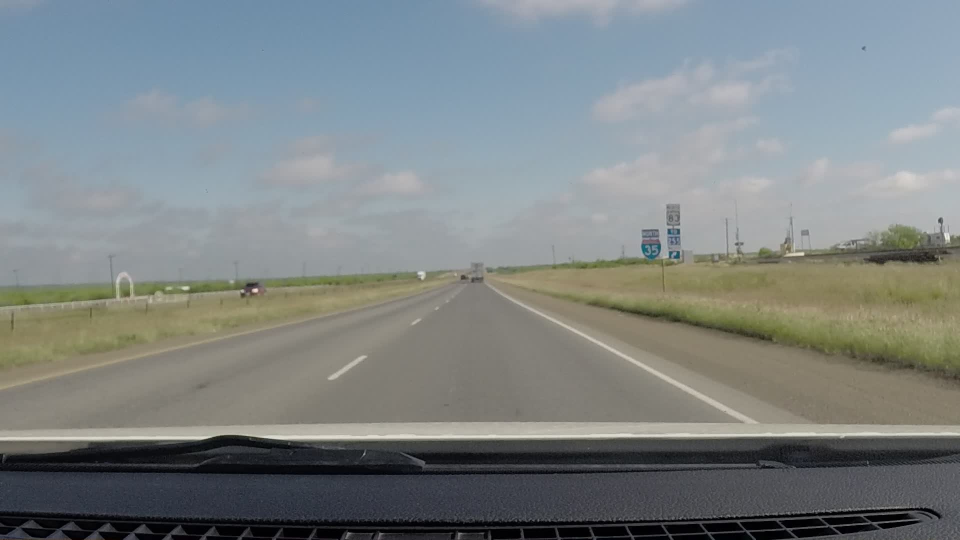
#> input picture fig/highway.jpg, 1920 x 1080 px (shown at 1/2 size)
$ jupyter execute lab_07_main.ipynb   (text cells are left out)
#> lines starting #> are read from the running program, lines starting #| are printed output that depends on the picture; after the words box and inside, x2 and y2 are one past the last pixel; in counts of white or black regions, pixels touching at a corner belong together; pictures that were not available may be replaced by others from this repository, and a replacement may not be noted
[cell 1]
import cv2
import numpy as np
import matplotlib.pyplot as plt
from time import sleep

[cell 2]
HIGHWAY = '../fig/highway.jpg'
TRACK_VIDEO = '../fig/videos/running_track.mp4'
HIGHWAY_VIDEO = '../fig/videos/highway.mp4'

[cell 3]
def is_grayscale(img):
    """
        Returns true if the image is grayscale (channels == 1).
        Returns false if channels > 1.
    """

    # If img.shape has a channel value, read it and determine if
    # it is a grayscale image. If it doesn't have, assume that the
    # image is grayscale.
    if (len(img.shape) == 3):
        return img.shape[2] == 1
    return True

def visualize_image(img, fig_number, fig_title, size=(16, 5), axis=False):
    """
        Plot image to a matplotlib figure.
    """

    # Select the figure.
    plt.figure(fig_number, figsize=size)

    # Determine the channels of the image and plot accodingly.
    if (is_grayscale(img)):
        plt.imshow(img, cmap='gray')
    else:
        plt.imshow(img)

    # Set plot labels.
    plt.title(fig_title)
    if (axis):
        plt.xlabel('x-resolution')
        plt.ylabel('y-resolution')
    else:
        plt.axis('off')

def read_image_safe(filename, color, conversion=False):
    """
        Read an image in specified color space.
        If the image cannot be opened then exit the program and alert the user.
        Do a color space conversion if specified by the user.
    """
#> called with filename = '../fig/highway.jpg', color = 1, conversion = 4

    # Read image and if it fails exit.
    img = cv2.imread(filename, color)
#> img is the input picture: shape (1080, 1920, 3); mean B, G, R 132.3, 131.7, 125.2
    if img is None:
        print('ERROR: image ', filename, 'could not be read')
        exit()

    # Do conversion if requested. Return image.
    if conversion:
        return cv2.cvtColor(img, conversion)
    return img

def create_roi(img, vertices):
    """
        Applies an image mask.

        Only keeps the region of the image defined by the polygon
        formed from `vertices`. The rest of the image is set to black.
    """

    # defining a blank mask to start with
    mask = np.zeros_like(img)

    # defining a 3 channel or 1 channel color to fill the mask with depending on the input image
    if is_grayscale(img):
        ignore_mask_color = 255
    else:
        ignore_mask_color = (255, 255, 255)

    # filling pixels inside the polygon defined by "vertices" with the fill color
    cv2.fillPoly(mask, vertices, ignore_mask_color)

    # returning the image only where mask pixels are nonzero
    return cv2.bitwise_and(img, mask)

def findLanes(hough_lines, img, settings):
    """
        Given an array of hough lines, detects which lines correspond to the left and right lane.
    """

    # Empty arrays for storing line coordinates (sets of points (x, y)).
    right_lines = {
        'x': [],
        'y': []
    }
    left_lines = {
        'x': [],
        'y': []
    }

    # Stores the fitted line coordinates for both lanes.
    # Its format is [x0, y0, x1, y1].
    lanes = {
        'left': [],
        'right': []
    }

    # Make sure at least some lines have been detected.
    if (type(hough_lines) == type(np.array([]))):

        # Iterate through every line.
        for line in hough_lines:

            # Usualy every line object contains a single set of coordinates,
            # nonetheless, it is placed inside a for for safety.
            for x1, y1, x2, y2 in line:

                # Calculate the direction of the line found.
                direction = np.rad2deg(np.arctan2(y2 - y1, x2 - x1))

                # Only draw lines whose angle is greater than the threshold.
                if (np.abs(direction) > settings['abs_min_line_angle']):

                    # If lines have a positive direction they are from the
                    # right lane.
                    if (direction > 0):
                        # Right lane.
                        right_lines['x'].extend([x1, x2])
                        right_lines['y'].extend([y1, y2])
                        if (settings['show_all_hough_lines']):
                            cv2.line(img, (x1, y1), (x2, y2), (255, 0, 0), 1)
                    else:
                        # Left lane.
                        left_lines['x'].extend([x1, x2])
                        left_lines['y'].extend([y1, y2])
                        if (settings['show_all_hough_lines']):
                            cv2.line(img, (x1, y1), (x2, y2), (0, 0, 255), 1)

                    # Write the angle of the line for debugging purposes.
                    if (settings['show_all_hough_lines']): cv2.putText(img, '%.1f' % (direction), (x1, y1), cv2.FONT_HERSHEY_SIMPLEX, fontScale=0.5, color=(255, 255, 0), thickness=1)

    # Make sure points on the left side were found.
    if (len(left_lines['x']) > 0 and len(left_lines['y']) > 0) and not settings['show_all_hough_lines']:

        # Using the points found, find a 1st order polynomial that best fits the data.
        poly_left = np.poly1d(np.polyfit(left_lines['y'], left_lines['x'], deg=1))

        # Evaluate the function found for the desired lane lengths.
        lanes['left'] = [
            int(poly_left(settings['lane_min_y'])),
            settings['lane_min_y'],
            int(poly_left(settings['lane_max_y'])),
            settings['lane_max_y']
        ]

    # Make sure points on the right side were found.
    if (len(right_lines['x']) > 0 and len(right_lines['y']) > 0) and not settings['show_all_hough_lines']:

        # Using the points found, find a 1st order polynomial that best fits the data.
        poly_right = np.poly1d(np.polyfit(right_lines['y'], right_lines['x'], deg=1))

        # Evaluate the function found for the desired lane lengths.
        lanes['right'] = [
            int(poly_right(settings['lane_min_y'])),
            settings['lane_min_y'],
            int(poly_right(settings['lane_max_y'])),
            settings['lane_max_y']
        ]

    return lanes

def drawLanes(lanes, img):
    """
        Given the output of findLanes, draws the lanes in the image.
    """

    if (len(lanes['left'])):
        cv2.line(img, (lanes['left'][0], lanes['left'][1]), (lanes['left'][2], lanes['left'][3]), (0, 0, 255), 2)

    if (len(lanes['right'])):
        cv2.line(img, (lanes['right'][0], lanes['right'][1]), (lanes['right'][2], lanes['right'][3]), (0, 0, 255), 2)

def findLines(img, settings):
    """
        Given an BGR image, finds all lines in the image using a Probabilistic Hough Transform.
    """

    # Convert to gray scale.
    gray = cv2.cvtColor(img, cv2.COLOR_BGR2GRAY)

    # Blur image so that the Canny edge detector doesn't find useless edges.
    blur_gray = gray
    for i in range(settings['blur_iterations']):
        blur_gray = cv2.GaussianBlur(blur_gray, (settings['blur_kernel_size']), sigmaX=0, sigmaY=0)

    # Detect edges and create a ROI for the section defined.
    edges = cv2.Canny(blur_gray, settings['canny_low_threshold'], settings['canny_high_threshold'], apertureSize=3)
    masked_edges = create_roi(edges, settings['roi_vertices'].astype(int))

    # Detect lines.
    hough_lines = cv2.HoughLinesP(
        masked_edges,
        rho = settings['hough_rho'],
        theta = settings['hough_theta'],
        threshold = settings['hough_threshold'],
        lines = np.array([]),
        minLineLength = settings['hough_min_line_length'],
        maxLineGap = settings['hough_min_line_length']
    )

    # Return all data.
    return  {
        'gray': gray,
        'blur_gray': blur_gray,
        'edges': edges,
        'masked_edges': masked_edges,
        'hough_lines': hough_lines
    }

[cell 4]
def run_pipeline(img_name):

    # Read image
    img_colour_rgb = read_image_safe(img_name, cv2.IMREAD_COLOR, cv2.COLOR_BGR2RGB)

    # Convert from BGR to RGB then from RGB to greyscale
    grey = cv2.cvtColor(img_colour_rgb, cv2.COLOR_RGB2GRAY)
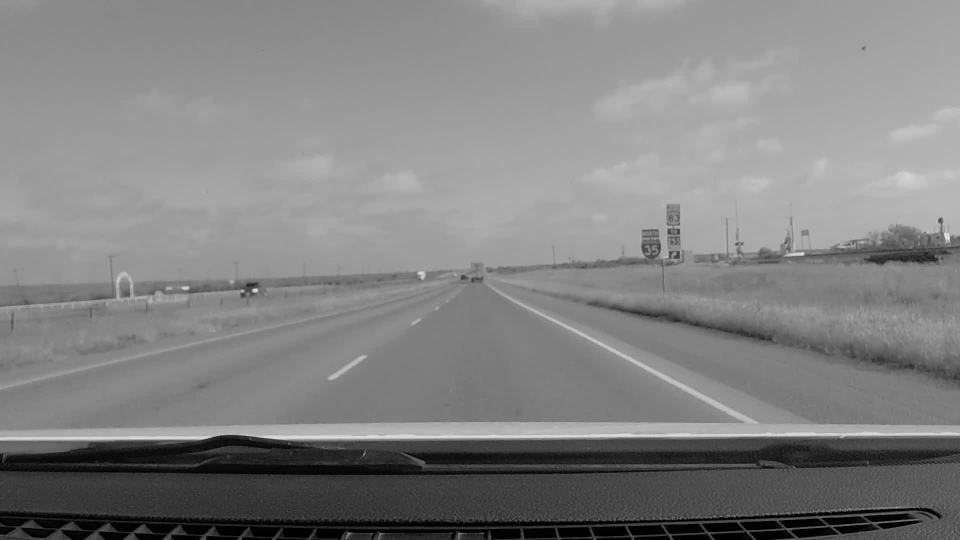
#> grey: shape (1080, 1920) (shown at 1/2 size); min 0, max 239, mean 129.8

    # Apply Gaussuan smoothing
    kernel_size = (7,7)
    blur_grey = cv2.GaussianBlur(grey, kernel_size, sigmaX=0, sigmaY=0)

    # Apply Canny edge detector
    low_threshold = 10
    high_threshold = 70
    edges = cv2.Canny(blur_grey, low_threshold, high_threshold, apertureSize=3)
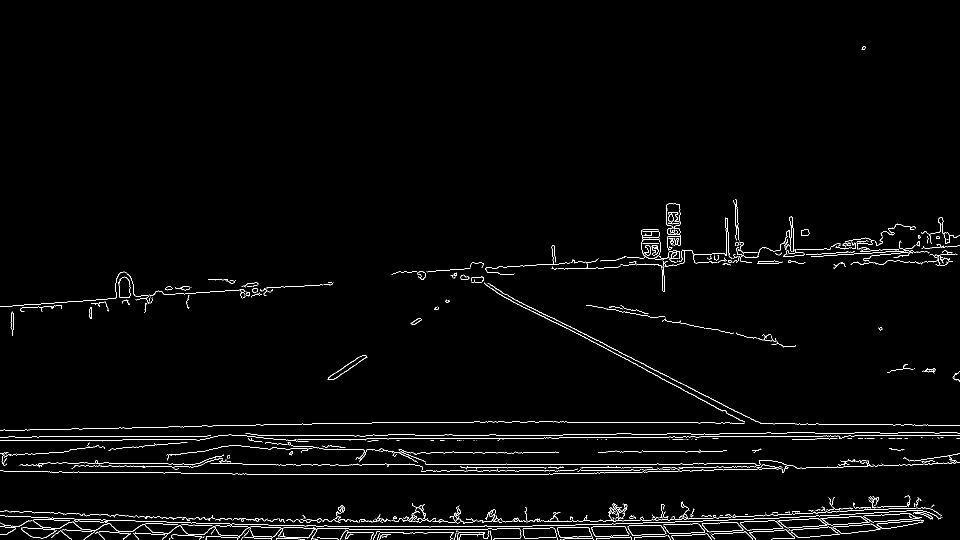
#> edges: shape (1080, 1920) (shown at 1/2 size); 1.8% white in thin lines or dots

    # Define a polygon-shape like region of interest
    bottom_left = (430, 840)
    top_left = (900, 580)
    top_right = (1020, 580)
    bottom_right = (1530, 838)
    vertices = np.array([[bottom_left,top_left, top_right, bottom_right]], dtype=np.int32)

    # Get a region of interest using the just created polygon. This will be
    # used together with the Hough transform to obtain the estimated Hough lines
    masked_image = create_roi(img_colour_rgb, vertices)
#> in create_roi, `cv2.fillPoly(mask, vertices, ignore_mask_color)`: mask: shape (1080, 1920, 3); 7.7% white; 1 white region, box (x1, y1, x2, y2) and area: (430, 580, 1531, 841) 159112
    masked_edges = create_roi(edges, vertices)
#> in create_roi (call 2), `return cv2.bitwise_and(img, mask)`:
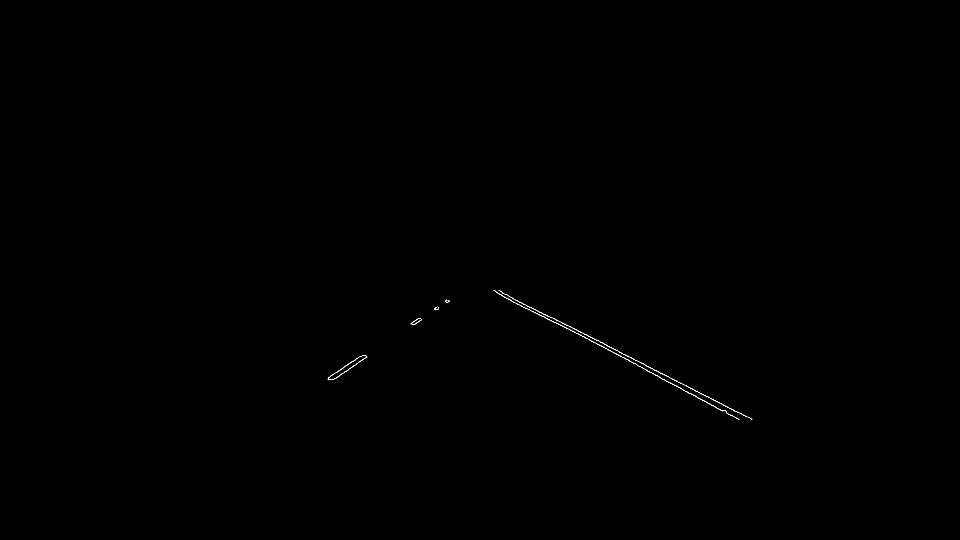
#> returned value: shape (1080, 1920) (shown at 1/2 size); 0.09% white in thin lines or dots, all inside (x1, y1, x2, y2) = (655, 580, 1505, 839)

    # Apply Hough transform for lane lines detection
    rho = 1                       # distance resolution in pixels of the Hough grid
    theta = np.pi/180             # angular resolution in radians of the Hough grid
    threshold = 40                # minimum number of votes (intersections in Hough grid cell)
    min_line_len = 5              # minimum number of pixels making up a line
    max_line_gap = 5              # maximum gap ibn pixels between connectable line segments
    line_image = np.zeros_like(img_colour_rgb)   # creating a blank to draw lines on
    hough_lines = cv2.HoughLinesP(masked_edges, rho, theta, threshold, np.array([]), minLineLength=min_line_len, maxLineGap=max_line_gap)
#> hough_lines = 13 rows, first 6: [1139, 652, 1237, 702], [1001, 583, 1045, 606], [1275, 731, 1445, 821], [1026, 604, 1181, 680], [1097, 632, 1503, 838], [1140, 659, 1363, 777]

    # Visualise input and output images
    img_colour_with_lines = img_colour_rgb.copy()
    for line in hough_lines:
        for x1, y1, x2, y2 in line:
            cv2.line(img_colour_with_lines, (x1, y1), (x2, y2), (0,255,0), 3)
#> this loop made 13 passes
#> line on passes 1 to 12: [[1139, 652, 1237, 702]], [[1001, 583, 1045, 606]], [[1275, 731, 1445, 821]], [[1026, 604, 1181, 680]], [[1097, 632, 1503, 838]], [[1140, 659, 1363, 777]], [[667, 758, 733, 714]], [[656, 755, 724, 711]], [[872, 619, 877, 616]], [[1056, 612, 1101, 635]], [[1008, 594, 1138, 658]], [[716, 724, 733, 713]]
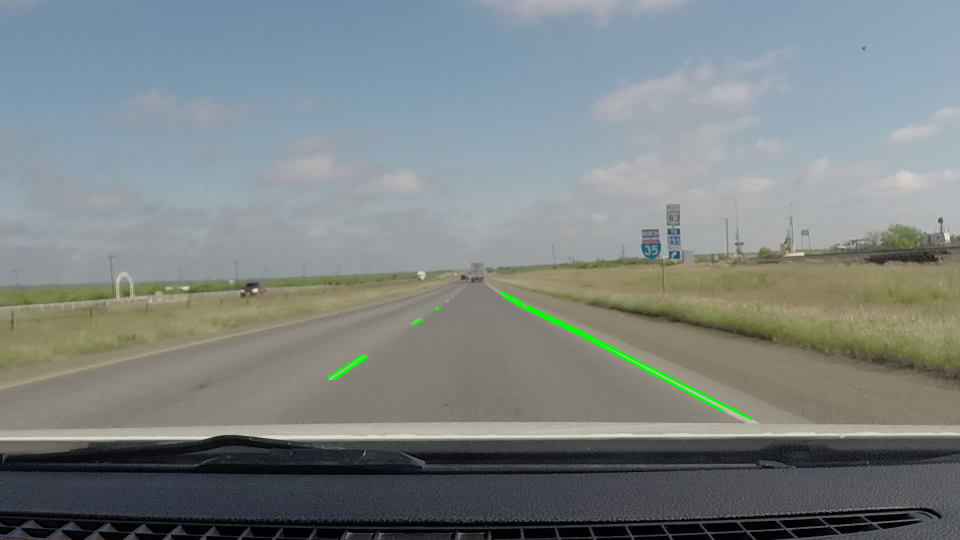
#> img_colour_with_lines: shape (1080, 1920, 3) (shown at 1/2 size); mean R, G, B 124.6, 132, 131.8

    # Visualise input and output images
    visualize_image(img_colour_rgb, 1, 'Input image')
    visualize_image(blur_grey, 2, 'Blured Grayscale')
    visualize_image(masked_image, 3, 'ROI')
    visualize_image(edges, 4, 'Canny Edge Detection')
    visualize_image(img_colour_with_lines, 5, 'Detected lines')

run_pipeline(HIGHWAY)

[cell 5]
# Settings for the highway video.
settings = {
    'video_file': HIGHWAY_VIDEO,
    'scale': 1,
    'blur_kernel_size': (7, 7),
    'blur_iterations': 1,
    'canny_low_threshold': 10,
    'canny_high_threshold': 40,
    'hough_rho': 1,
    'hough_threshold': 20,
    'hough_theta': np.pi / 180,
    'hough_min_line_length': 5,
    'hough_max_line_gap': 60,
    'show_all_hough_lines': True,
    'roi_vertices': np.array([[
        (430, 830),           # Bottom left roi coordinate.
        (900, 600),           # Top left roi coordinate.
        (1020, 600),          # Top Right roi coordinate.
        (1530, 830)           # Bottom right roi coordinate.
    ]]) * 0.5,
    'abs_min_line_angle': 20,
    'lane_min_y': int(600 * 0.5),
    'lane_max_y': int(830 * 0.5)
}

[cell 6]
# Settings for the track video.
settings = {
    'video_file': TRACK_VIDEO,
    'scale': 0.5,
    'blur_kernel_size': (5, 5),
    'blur_iterations': 3,
    'canny_low_threshold': 20,
    'canny_high_threshold': 80,
    'hough_rho': 1,
    'hough_threshold': 20,
    'hough_theta': np.pi / 180,
    'hough_min_line_length': 5,
    'hough_max_line_gap': 60,
    'show_all_hough_lines': False,
    'roi_vertices': np.array([[
        (0, 800),           # Bottom left roi coordinate.
        (100, 350),         # Top left roi coordinate.
        (1820, 350),        # Top Right roi coordinate.
        (1920, 800)         # Bottom right roi coordinate.
    ]]) * 0.25,
    'abs_min_line_angle': 0,
    'lane_min_y': int(350 * 0.25),
    'lane_max_y': int(850 * 0.25)
}

[cell 7]
# Open selected video file.
cap = cv2.VideoCapture(settings['video_file'])

# Get scaled video properties.
FRAME_WIDTH = int(cap.get(cv2.CAP_PROP_FRAME_WIDTH) * settings['scale'])
#> FRAME_WIDTH = 480
FRAME_HEIGHT = int(cap.get(cv2.CAP_PROP_FRAME_HEIGHT) * settings['scale'])
#> FRAME_HEIGHT = 270
FRAME_FPS = cap.get(cv2.CAP_PROP_FPS)
#> FRAME_FPS = 29.97

# Create input and ROI windows. Place each window side by side.
cv2.namedWindow('input', cv2.WINDOW_AUTOSIZE)
cv2.moveWindow('input', 0, 200)
cv2.namedWindow('ROI', cv2.WINDOW_AUTOSIZE)
cv2.moveWindow('ROI', FRAME_WIDTH, 200)

# Open video.
while(cap.isOpened()):

    # Read frame form video.
    ret, frame = cap.read()
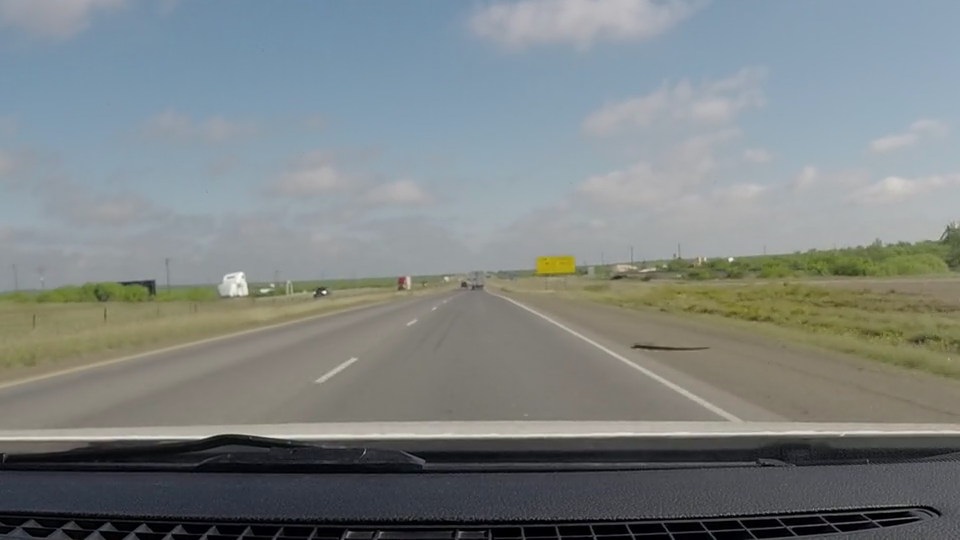
#> input picture frame 57 of fig/videos/highway.mp4, 960 x 540 px, given in place of running_track.mp4, which was not available
#> frame is the input picture: shape (540, 960, 3); mean B, G, R 131.3, 130.8, 124.7

    # If video ended exit.
    if ret:
        # Resize frame to desired scale.
        if (settings['scale'] != 1):
            img = cv2.resize(frame, (0, 0), fx=settings['scale'], fy=settings['scale'])
#> img: shape (270, 480, 3)
        else:
            img = frame

        # Find all lines in the image.
        output = findLines(img, settings)
#> in findLines, `gray = cv2.cvtColor(img, cv2.COLOR_BGR2GRAY)`:
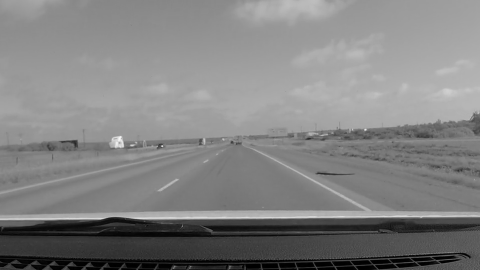
#> gray: shape (270, 480); min 0, max 246, mean 129
#> in findLines, `edges = cv2.Canny(blur_gray, settings['canny_low_threshold'], settings..`:
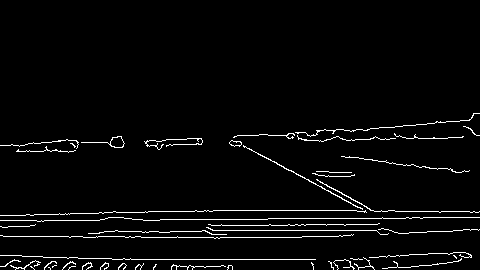
#> edges: shape (270, 480); 3.3% white in thin lines or dots, all inside (x1, y1, x2, y2) = (0, 113, 480, 270)
#> in create_roi (call 3), `cv2.fillPoly(mask, vertices, ignore_mask_color)`:
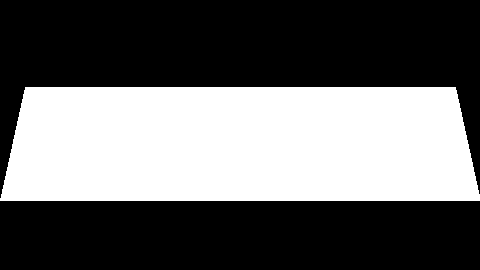
#> mask: shape (270, 480); 40.1% white; 1 white region, box (x1, y1, x2, y2) and area: (0, 87, 480, 201) 51975
#> in create_roi (call 3), `return cv2.bitwise_and(img, mask)`:
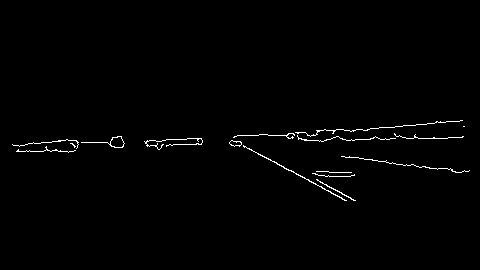
#> returned value: shape (270, 480); 0.99% white in thin lines or dots, all inside (x1, y1, x2, y2) = (12, 120, 470, 201)
#> in findLines, `hough_lines = cv2.HoughLinesP( masked_edges, rho = settings['hough_rho..`: hough_lines = 46 rows, first 6: [44, 150, 56, 149], [157, 147, 172, 145], [349, 156, 385, 161], [235, 141, 346, 200], [234, 136, 267, 134], [406, 138, 462, 137]
#> output = 5 items

        # With the lines found, find which of them belong to the left and right lanes.
        lanes = findLanes(output['hough_lines'], img, settings)
#> the loop in findLanes, `for line in hough_lines:` made 46 passes
#> line on passes 1 to 12: [[44, 150, 56, 149]], [[157, 147, 172, 145]], [[349, 156, 385, 161]], [[235, 141, 346, 200]], [[234, 136, 267, 134]], [[406, 138, 462, 137]], [[346, 130, 462, 120]], [[187, 138, 201, 138]], [[70, 143, 77, 143]], [[166, 139, 186, 139]], [[16, 151, 30, 151]], [[345, 139, 370, 139]]
#> lanes = {'left': [937, 87, -758, 212], 'right': [48, 87, 421, 212]}

        # Draw results.
        drawLanes(lanes, img)
#> in drawLanes, `cv2.line(img, (lanes['right'][0], lanes['right'][1]), (lanes['right'][..`:
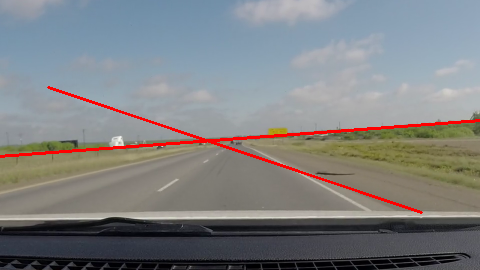
#> img: shape (270, 480, 3); mean B, G, R 129.2, 128.3, 127.2
        cv2.imshow('input', img)
        cv2.imshow('ROI', output['masked_edges'])

    else:
        break

    # If 'q' is pressed, then exit.
    if cv2.waitKey(1) & 0xFF == ord('q'):
#> (key q is pressed here)
        break

# Clear memory and windows.
cap.release()
cv2.destroyAllWindows()
